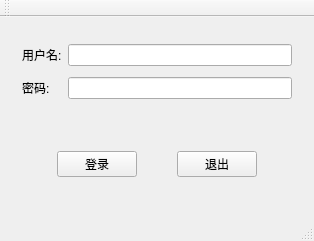
<?xml version="1.0" encoding="UTF-8"?>
<ui version="4.0">
 <class>MainWindow</class>
 <widget class="QMainWindow" name="MainWindow">
  <property name="geometry">
   <rect>
    <x>0</x>
    <y>0</y>
    <width>314</width>
    <height>241</height>
   </rect>
  </property>
  <property name="windowTitle">
   <string>MainWindow</string>
  </property>
  <widget class="QWidget" name="centralWidget">
   <layout class="QVBoxLayout" name="verticalLayout">
    <item>
     <widget class="QWidget" name="widget" native="true">
      <layout class="QGridLayout" name="gridLayout">
       <item row="1" column="1">
        <widget class="QLineEdit" name="lineEdit_2"/>
       </item>
       <item row="0" column="1">
        <widget class="QLineEdit" name="lineEdit"/>
       </item>
       <item row="0" column="0">
        <widget class="QLabel" name="label">
         <property name="text">
          <string>用户名:</string>
         </property>
        </widget>
       </item>
       <item row="1" column="0">
        <widget class="QLabel" name="label_2">
         <property name="text">
          <string>密码:</string>
         </property>
        </widget>
       </item>
      </layout>
     </widget>
    </item>
    <item>
     <widget class="QWidget" name="widget_3" native="true">
      <layout class="QHBoxLayout" name="horizontalLayout">
       <item>
        <spacer name="horizontalSpacer_2">
         <property name="orientation">
          <enum>Qt::Horizontal</enum>
         </property>
         <property name="sizeHint" stdset="0">
          <size>
           <width>40</width>
           <height>20</height>
          </size>
         </property>
        </spacer>
       </item>
       <item>
        <widget class="QPushButton" name="pushButton">
         <property name="text">
          <string>登录</string>
         </property>
        </widget>
       </item>
       <item>
        <spacer name="horizontalSpacer">
         <property name="orientation">
          <enum>Qt::Horizontal</enum>
         </property>
         <property name="sizeHint" stdset="0">
          <size>
           <width>40</width>
           <height>20</height>
          </size>
         </property>
        </spacer>
       </item>
       <item>
        <widget class="QPushButton" name="pushButton_2">
         <property name="text">
          <string>退出</string>
         </property>
        </widget>
       </item>
       <item>
        <spacer name="horizontalSpacer_3">
         <property name="orientation">
          <enum>Qt::Horizontal</enum>
         </property>
         <property name="sizeHint" stdset="0">
          <size>
           <width>40</width>
           <height>20</height>
          </size>
         </property>
        </spacer>
       </item>
      </layout>
     </widget>
    </item>
   </layout>
  </widget>
  <widget class="QMenuBar" name="menuBar">
   <property name="geometry">
    <rect>
     <x>0</x>
     <y>0</y>
     <width>314</width>
     <height>23</height>
    </rect>
   </property>
  </widget>
  <widget class="QToolBar" name="mainToolBar">
   <attribute name="toolBarArea">
    <enum>TopToolBarArea</enum>
   </attribute>
   <attribute name="toolBarBreak">
    <bool>false</bool>
   </attribute>
  </widget>
  <widget class="QStatusBar" name="statusBar"/>
 </widget>
 <layoutdefault spacing="6" margin="11"/>
 <resources/>
 <connections/>
</ui>
